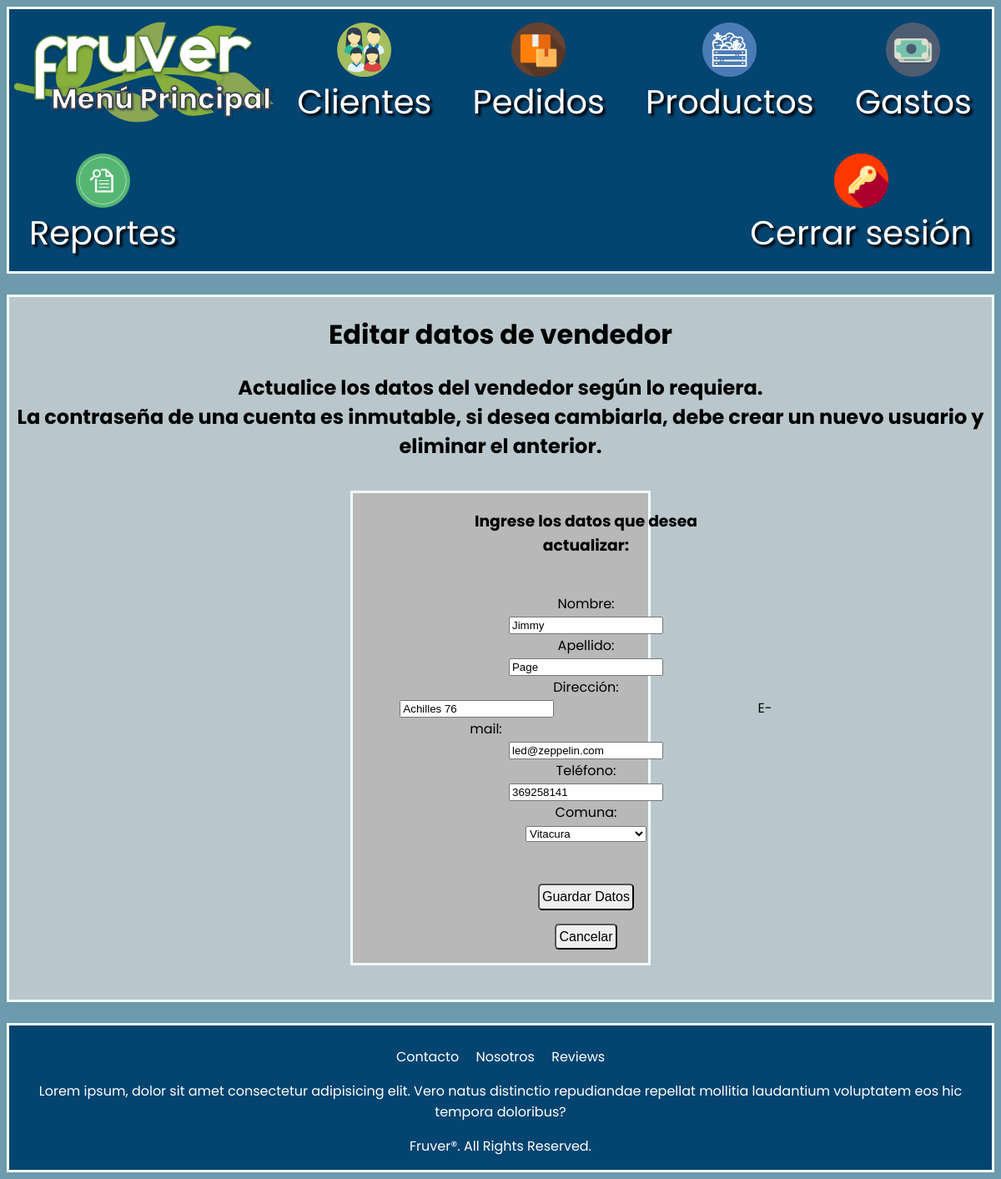
Page /mainmenu/gestionarvendedor/editarvendedor/1 (signed in) on the committed database.
### Home/models.py (models this page shows, shortened)
class Usuario(AbstractBaseUser, PermissionsMixin):
    nombre_usuario = models.CharField(max_length=30)
    apellido_usuario = models.CharField(max_length=30)
    email_usuario = models.EmailField(max_length=50, unique=True)
    password = models.CharField(max_length=18)
    telefono_usuario = models.CharField(max_length=12)
    domicilio_usuario = models.CharField(max_length=50)
    comuna = models.CharField(max_length=40)
    is_staff = models.BooleanField(default=False)
    is_active = models.BooleanField(default=True)
    objects = CustomAccountManager()
    USERNAME_FIELD = 'email_usuario'
    REQUIRED_FIELDS = ['nombre_usuario', 'apellido_usuario', 'password', 'telefono_usuario', 'domicilio_usuario', 'comuna']

### Home/views.py (the view)
# urls.py: path('mainmenu/gestionarvendedor/editarvendedor/<usuario_id>', views.editarvendedor, name='fruver-editarvendedor'), #editar datos de vendedores
@login_required(login_url='fruver-acceso')
def editarvendedor(request, usuario_id):
    usuario = Usuario.objects.get(pk=usuario_id)
    form = FormularioEditarVendedor(request.POST or None, instance=usuario)
    if form.is_valid():
        form.save()
        user = form.cleaned_data.get('nombre_usuario')
        messages.success(request,'¡Los datos del vendedor ' + user + ' han sido actualizados con éxito!')
        return redirect('fruver-gestionarvendedor')
    context = {'usuario': usuario, 'form': form}
    return render(request, 'Home/editarvendedor.html', context)

### Pedidos/context_processor.py (called while the page is built)
def total_pedido(request):
    total = 0
    if request.user.is_authenticated:
        if "carrito" in request.session.keys():
            for key, value in request.session["carrito"].items():
                total += int(value["subtotal"])
    return {"total_pedido": total}

### Home/templates/Home/editarvendedor.html (shortened to what this page needs)
{% extends "Home/mainmenu.html" %}
{% load static %}
{% block stylesheet %}
<link rel="stylesheet" href="{% static 'Home/styles/editarvendedor.css' %}">
{% endblock stylesheet %}
{% block content %}
    <h1>Editar datos de vendedor</h1>
    <h2>Actualice los datos del vendedor según lo requiera.<br>
        La contraseña de una cuenta es inmutable, si desea cambiarla, debe crear un nuevo usuario y eliminar el anterior.
    </h2>
    <div class="alignment">
        <div class="databox">
            <h3>Ingrese los datos que desea actualizar:</h3><br>
            <form action="" method="post" >
                <label for="firstname">Nombre:</label><br>
                {{form.nombre_usuario}}
                <label for="lastname">Apellido:</label><br>
                {{form.apellido_usuario}}
                <label for="address">Dirección:</label><br>
                {{form.domicilio_usuario}}
                <label for="email">E-mail:</label><br>
                {{form.email_usuario}}
                <label for="phone">Teléfono:</label><br>
                {{form.telefono_usuario}}
                <label for="comuna">Comuna:</label><br>
                {{form.comuna}}
                <button type="submit" id="submit">Guardar Datos</button>
            </form>
            <a href="/mainmenu/gestionarvendedor"><button type="button" id="cancel">Cancelar</button></a>
        </div>
    </div><br>
{% endblock content %}

### Home/static/Home/styles/mainmenu.css (style rules this page uses)
body { font-family: 'Poppins', sans-serif; background-color: #6d9aac; }

### Home/static/Home/styles/editarvendedor.css (style rules this page uses)
.alignment { display: flex; flex-flow: row wrap; justify-content: center; align-items: center; }
.databox { margin: 1rem; width: 30%; height: 40%; background-color: rgb(184, 184, 184); border: solid 0.2rem azure; display: flex; flex-flow: column wrap; justify-content: center; align-items: center; }
label { margin: 15rem; }
#submit { margin: 3rem 10rem 1rem; padding: 0.3rem 0.2rem; font-size: 1rem; border-radius: 0.3rem; }
#cancel { margin: 0rem 10rem 1rem; padding: 0.3rem 0.2rem; font-size: 1rem; border-radius: 0.3rem; }

### rows in the picture
Usuario: nombre_usuario "Jimmy", apellido_usuario "Page", domicilio_usuario "Achilles 76", email_usuario "led@zeppelin.com", telefono_usuario "369258141", comuna "Vitacura"
